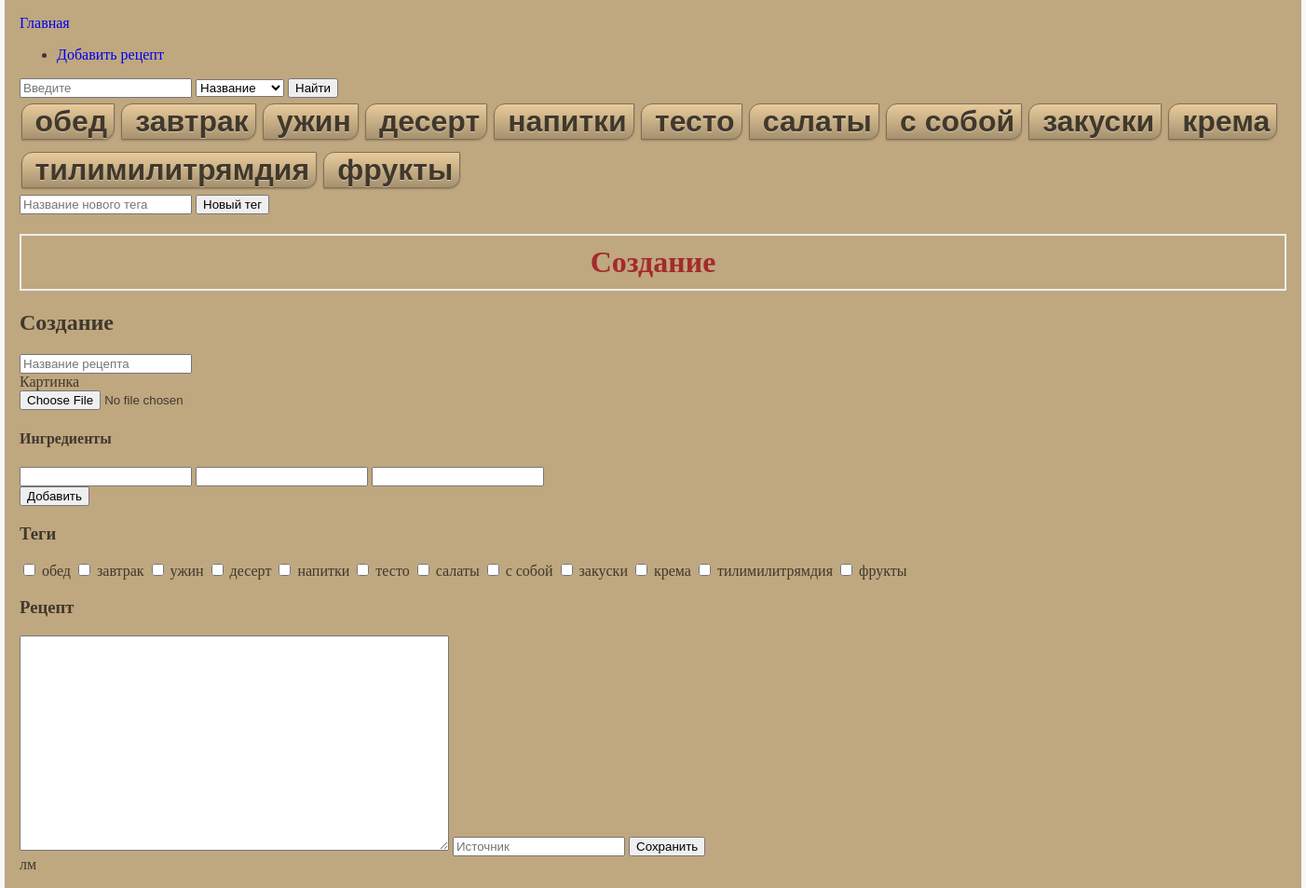
/create, run on the app's committed database.
### tables this page shows
CREATE TABLE tags (
    id INTEGER PRIMARY KEY AUTOINCREMENT,
    title varchar(32) not null
);

### main.py (the view)
@app.route('/create', methods=['POST', 'GET'])
def create():
    tags = databaseGet.get_all_tags()
    return render_template('create.html', tags=tags, page_title="Создание")

### src/SqlClassConnection.py (called while the page is built)
    def get_all_tags(self):
        tags = self.cursor.execute("SELECT * FROM tags").fetchall()
        return tags

### templates/create.html
{% extends 'base.html' %}
{% block content %}
<h1>{% block title %} {{ page_title }} {% endblock %}</h1>
{% if recipe %}
    <form action="/save" method="POST" enctype="multipart/form-data">
        <h2>{{ page_title }}</h2>
        <label>
            <input type="text" name="title" placeholder="Название рецепта" required value="{{ recipe['title'] }}">
        </label>
        <p>Картинка</p>
        <label>
            <input type="file" name="file">
        </label>
        <div id="inputing">
            <h4>Ингредиенты</h4>
            {% for key in ingredients %}
                <script>
                    addIng("{{ key[0] }}", "{{ key[1] }}", "{{ key[2] }}")
                </script>
            {% endfor %}
        </div>
        <input type="button" value="Добавить ингредиент" onclick="addInput()">
        <div>
            <h3>Теги</h3>
            {% for tag in use_tags %}
                <label>
                    <input type="checkbox" name="tag" value="{{ tag }}" checked>
                    {{ tag }}
                </label>
            {% endfor %}
            {% for tag in unusing_tags %}
                <label>
                    <input type="checkbox" name="tag" value="{{ tag }}">
                    {{ tag }}
                </label>
            {% endfor %}
        </div>
        <h3>Рецепт</h3>
        <label>
            <textarea name="recipe" required rows="15" cols="55">{{ request.form['recipe'] or recipe['recipe'] }}</textarea>
        </label>
        <label>
            <input type="text" name="source" placeholder="Источник" value="{{ recipe['source'] }}">
        </label>
        <input type="submit" value="Сохранить">
    </form>
{% else %}
    <form action="/save" method="POST" enctype="multipart/form-data">
        <h2>{{ page_title }}</h2>
        <label>
            <input type="text" name="title" placeholder="Название рецепта" required>
        </label>
        <p>Картинка</p>
        <label>
            <input type="file" name="file">
        </label>
        <div id="inputing">
            <h4>Ингредиенты</h4>
            <div id="input01">
                <label><input type="text" name="ingredient0"></label>
                <label><input type="text" name="quantity0"></label>
                <label><input type="text" name="quantity_spoon0"></label>
            </div>
        </div>
        <input type="button" value="Добавить" onclick="addInput()">
        <div>
            <h3>Теги</h3>
            {% for tag in tags %}
                <label>
                    <input type="checkbox" name="tag" value="{{ tag['title'] }}">
                    {{ tag['title'] }}
                </label>
            {% endfor %}
        </div>
        <h3>Рецепт</h3>
        <label>
            <textarea name="recipe" required rows="15" cols="55"></textarea>
        </label>
        <label>
            <input type="text" name="source" placeholder="Источник">
        </label>
        <input type="submit" value="Сохранить">
    </form>
{% endif %}
{% endblock %}

### templates/base.html (shortened to what this page needs)
<!doctype html>
<html lang="ru">
  <head>
    <link rel="stylesheet" href="../static/css/style.css">
    <link rel="stylesheet" href="../static/css/recipeonmainpage.css">
    <link rel="stylesheet" href="../static/css/onerecipe.css">
  </head>
  <body>
    <header>
        <nav class="">
            <a class="navbar-brand" href="{{ url_for('index')}}">Главная</a>
            <div class="collapse navbar-collapse" id="navbarNav">
                <ul class="navbar-nav">
                    <li class="nav-item">
                        <a class="nav-link" href="{{url_for('create')}}">Добавить рецепт</a>
                    </li>
                </ul>
            </div>
        </nav>
        <div class="search">
            <label>
                <input class="search_input" type="text" name="search_content" placeholder="Введите">
                <select id="type_input">
                    <option value="title">Название</option>
                </select>
                <input type="button" value="Найти" onclick="search_generate_url()">
            </label>
        </div>
        <div class="tags">
            {% for tag in tags %}
                {% set tag_id =  tag['id'] %}
                <button onclick="search_generate_url('tag', '{{ tag_id }}')" class="tag">{{ tag['title'] }}</button>
            {% endfor %}
        </div>
        <form action="/create_tag" method="post">
            <label>
                <input type="text" name="new_tag" placeholder="Название нового тега">
            </label>
            <input type="submit" value="Новый тег">
        </form>
    </header>
    <main>
        {% block content %}
        {% endblock %}
    </main>
    <footer>
        лм
    </footer>
  </body>
</html>

### static/css/style.css (style rules this page uses)
p { margin: 0; padding: 0; }
html { background-color: #F8F8F8; }
body { width: 85em; background-color: #BFA780; margin: auto; padding: 1em; color: #40382B; }
h1 { border: 2px #eee solid; color: brown; text-align: center; padding: 10px; }
a { text-decoration: none; }
.tag { display: inline-block; margin: 0.2em 0.05em; padding: 0 7px 0 14px; white-space: nowrap; position: relative; background: -moz-linear-gradient(top, #E8CB9B 0%, #A6916F 100%); background: -webkit-gradient(linear, left top, left bottom, color-stop(0%,#E8CB9B), color-stop(100%,#A6916F)); background: -webkit-linear-gradient(top, #E8CB9B 0%,#A6916F 100%); background: -o-linear-gradient(top, #E8CB9B 0%,#A6916F 100%); background: linear-gradient(to bottom, #E8CB9B 0%,#A6916F 100%); background-color: #E8CB9B; color: #40382B; font: bold 2em Arial, Tahoma, sans-serif; text-decoration: none; text-shadow: 0 1px rgba(255,255,255,0.4); border: 1px solid #806F55; border-radius: 12px 1px; box-shadow: inset 0 1px #E8CB9B, 0 1px 2px rgba(0,0,0,0.21); }

### data on the page
tags: title "обед"
tags: title "завтрак"
tags: title "ужин"
tags: title "десерт"
tags: title "напитки"
tags: title "тесто"
tags: title "салаты"
tags: title "с собой"
tags: title "закуски"
tags: title "крема"
tags: title "тилимилитрямдия"
tags: title "фрукты"

### other printed values
{{ page_title }} "Создание"
